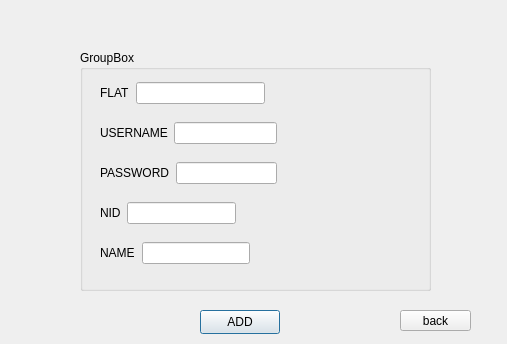
<?xml version="1.0" encoding="UTF-8"?>
<ui version="4.0">
 <class>renter_add</class>
 <widget class="QDialog" name="renter_add">
  <property name="geometry">
   <rect>
    <x>0</x>
    <y>0</y>
    <width>507</width>
    <height>344</height>
   </rect>
  </property>
  <property name="windowTitle">
   <string>Dialog</string>
  </property>
  <widget class="QGroupBox" name="groupBox">
   <property name="geometry">
    <rect>
     <x>80</x>
     <y>50</y>
     <width>351</width>
     <height>241</height>
    </rect>
   </property>
   <property name="title">
    <string>GroupBox</string>
   </property>
   <widget class="QWidget" name="layoutWidget">
    <property name="geometry">
     <rect>
      <x>20</x>
      <y>70</y>
      <width>177</width>
      <height>26</height>
     </rect>
    </property>
    <layout class="QHBoxLayout" name="horizontalLayout">
     <item>
      <widget class="QLabel" name="label">
       <property name="text">
        <string>USERNAME</string>
       </property>
      </widget>
     </item>
     <item>
      <widget class="QLineEdit" name="lineEdit_username"/>
     </item>
    </layout>
   </widget>
   <widget class="QWidget" name="layoutWidget">
    <property name="geometry">
     <rect>
      <x>20</x>
      <y>110</y>
      <width>177</width>
      <height>26</height>
     </rect>
    </property>
    <layout class="QHBoxLayout" name="horizontalLayout_2">
     <item>
      <widget class="QLabel" name="label_2">
       <property name="text">
        <string>PASSWORD</string>
       </property>
      </widget>
     </item>
     <item>
      <widget class="QLineEdit" name="lineEdit_password"/>
     </item>
    </layout>
   </widget>
   <widget class="QWidget" name="layoutWidget">
    <property name="geometry">
     <rect>
      <x>20</x>
      <y>150</y>
      <width>136</width>
      <height>26</height>
     </rect>
    </property>
    <layout class="QHBoxLayout" name="horizontalLayout_3">
     <item>
      <widget class="QLabel" name="label_3">
       <property name="text">
        <string>NID</string>
       </property>
      </widget>
     </item>
     <item>
      <widget class="QLineEdit" name="lineEdit_nid"/>
     </item>
    </layout>
   </widget>
   <widget class="QWidget" name="layoutWidget">
    <property name="geometry">
     <rect>
      <x>20</x>
      <y>190</y>
      <width>150</width>
      <height>26</height>
     </rect>
    </property>
    <layout class="QHBoxLayout" name="horizontalLayout_4">
     <item>
      <widget class="QLabel" name="label_4">
       <property name="text">
        <string>NAME</string>
       </property>
      </widget>
     </item>
     <item>
      <widget class="QLineEdit" name="lineEdit_4">
       <property name="minimumSize">
        <size>
         <width>108</width>
         <height>0</height>
        </size>
       </property>
       <property name="maximumSize">
        <size>
         <width>108</width>
         <height>16777215</height>
        </size>
       </property>
      </widget>
     </item>
    </layout>
   </widget>
   <widget class="QWidget" name="">
    <property name="geometry">
     <rect>
      <x>20</x>
      <y>30</y>
      <width>165</width>
      <height>26</height>
     </rect>
    </property>
    <layout class="QHBoxLayout" name="horizontalLayout_5">
     <item>
      <widget class="QLabel" name="label_5">
       <property name="text">
        <string>FLAT</string>
       </property>
      </widget>
     </item>
     <item>
      <widget class="QLineEdit" name="lineEdit_flat"/>
     </item>
    </layout>
   </widget>
  </widget>
  <widget class="QPushButton" name="pushButton_ADD">
   <property name="geometry">
    <rect>
     <x>200</x>
     <y>310</y>
     <width>80</width>
     <height>24</height>
    </rect>
   </property>
   <property name="text">
    <string>ADD</string>
   </property>
  </widget>
  <widget class="QPushButton" name="pushButton_back">
   <property name="geometry">
    <rect>
     <x>400</x>
     <y>310</y>
     <width>71</width>
     <height>21</height>
    </rect>
   </property>
   <property name="text">
    <string>back</string>
   </property>
  </widget>
 </widget>
 <resources/>
 <connections/>
</ui>
